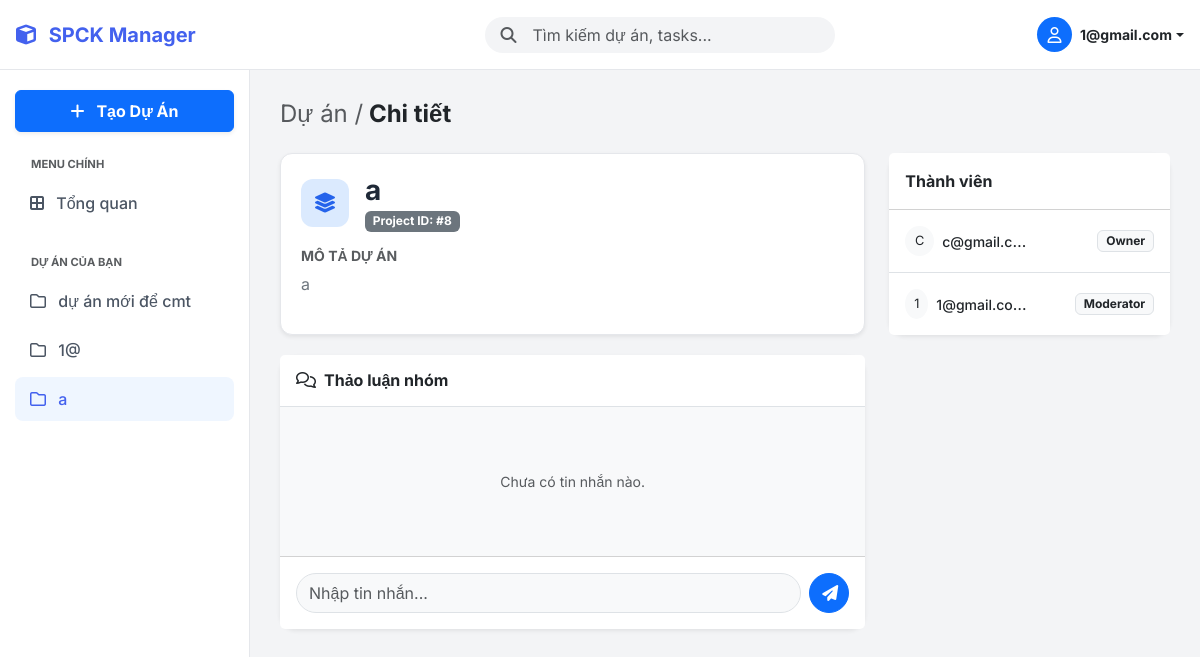
The page /dashboard.php?view_project_id=8 (signed in) on the database its author committed.
### tables this page shows
CREATE TABLE `projects` (
  `id` int NOT NULL,
  `title` varchar(255) NOT NULL,
  `description` text,
  `created_at` timestamp NOT NULL DEFAULT CURRENT_TIMESTAMP
);

CREATE TABLE `project_members` (
  `user_id` int NOT NULL,
  `project_id` int NOT NULL,
  `role` enum('viewer','contributor','moderator','owner') DEFAULT 'viewer'
);

CREATE TABLE `users` (
  `id` int NOT NULL,
  `email` varchar(255) NOT NULL,
  `password` varchar(255) NOT NULL,
  `registered_at` timestamp NOT NULL DEFAULT CURRENT_TIMESTAMP,
  `role` enum('user','admin') DEFAULT 'user',
  `status` tinyint DEFAULT '1'
);

### dashboard.php (the view, shortened to what the rows shown need)
<?php
require 'config.php';
$user_id = $_SESSION['user_id'];
$all_projects = [];
if (isset($_GET['q']) && !empty($_GET['q'])) {
    $search_query = trim($_GET['q']);
    $term = "%" . $search_query . "%";
    $stmt_search = $conn->prepare("SELECT * FROM projects WHERE title LIKE ? OR description LIKE ? ORDER BY created_at DESC");
    $stmt_search->bind_param("ss", $term, $term);
    $stmt_search->execute();
    $all_projects = $stmt_search->get_result()->fetch_all(MYSQLI_ASSOC);
} else {
    $all_projects = $conn->query("SELECT * FROM projects ORDER BY created_at DESC")->fetch_all(MYSQLI_ASSOC);
}
$stmt_my_pj = $conn->prepare("SELECT p.id, p.title FROM projects p JOIN project_members pm ON p.id = pm.project_id WHERE pm.user_id = ?");
$stmt_my_pj->bind_param("i", $user_id);
$stmt_my_pj->execute();
$my_projects_list = $stmt_my_pj->get_result()->fetch_all(MYSQLI_ASSOC);
$view_project_id = isset($_GET['view_project_id']) ? $_GET['view_project_id'] : null;
$projects_to_show = [];
if ($view_project_id) {
    $stmt_one = $conn->prepare("SELECT * FROM projects WHERE id = ?");
    $stmt_one->bind_param("i", $view_project_id);
    $stmt_one->execute();
    $res_one = $stmt_one->get_result();
    if($res_one->num_rows > 0) {
        $projects_to_show[] = $res_one->fetch_assoc();
    }
} else {
    $projects_to_show = $all_projects;
}
$my_roles = [];
$stmt = $conn->prepare("SELECT project_id, role FROM project_members WHERE user_id = ?");
$stmt->bind_param("i", $user_id);
$stmt->execute();
$res = $stmt->get_result();
while ($row = $res->fetch_assoc()) $my_roles[$row['project_id']] = strtolower(trim($row['role']));
$my_requests = [];
$stmt = $conn->prepare("SELECT project_id, status FROM project_requests WHERE user_id = ?");
$stmt->bind_param("i", $user_id);
$stmt->execute();
$res = $stmt->get_result();
while ($row = $res->fetch_assoc()) $my_requests[$row['project_id']] = $row['status'];
?>
<!DOCTYPE html>
<html lang="vi">
<head>
    <link href="https://cdn.jsdelivr.net/npm/bootstrap@5.3.0/dist/css/bootstrap.min.css" rel="stylesheet">
    <link rel="stylesheet" href="https://cdnjs.cloudflare.com/ajax/libs/font-awesome/6.4.0/css/all.min.css">
</head>
<body>
    <nav class="sidebar">
        <div class="nav flex-column">
            <?php foreach($my_projects_list as $mp): ?>
                <a class="nav-link <?= ($view_project_id == $mp['id']) ? 'active' : '' ?>" href="dashboard.php?view_project_id=<?= $mp['id'] ?>">
                    <i class="fa-regular fa-folder me-2"></i> <?= htmlspecialchars($mp['title']) ?>
                </a>
            <?php endforeach; ?>
        </div>
    </nav>
    <main class="main-content">
        <?php if (empty($projects_to_show)): ?>
            <div class="text-center py-5 text-muted">
                <i class="fa-solid fa-magnifying-glass fa-2x mb-3 opacity-25"></i>
                <p>Không tìm thấy dự án nào.</p>
            </div>
        <?php else: ?>
            <?php if (!$view_project_id): ?>
                <div class="row g-4">
                    <?php foreach ($projects_to_show as $pj):
                        $pj_id = $pj['id'];
                        $my_role = $my_roles[$pj_id] ?? null;
                        $icon_bg = ($pj_id % 2 == 0) ? 'icon-blue' : (($pj_id % 3 == 0) ? 'icon-green' : 'icon-purple');
                        $icon_class = ($pj_id % 2 == 0) ? 'fa-layer-group' : 'fa-cube';
                        $badge_cls = match($my_role) {
                            'owner' => 'badge-owner', 'moderator' => 'badge-mod', 'contributor' => 'badge-contrib', default => 'badge-viewer'
                        };
                    ?>
                    <div class="col-md-6 col-xl-4">
                        <div class="project-card p-4 h-100 d-flex flex-column position-relative">
                            <div class="d-flex align-items-start mb-3">
                                <div class="project-icon <?= $icon_bg ?>">
                                    <i class="fa-solid <?= $icon_class ?>"></i>
                                </div>
                                <div class="flex-grow-1">
                                    <h5 class="fw-bold text-dark mb-1 text-truncate"><?= htmlspecialchars($pj['title']) ?></h5>
                                    <div class="text-muted small"><i class="fa-regular fa-clock me-1"></i> <?= date('d/m/Y', strtotime($pj['created_at'])) ?></div>
                                </div>
                                <?php if($my_role): ?>
                                    <span class="badge-role <?= $badge_cls ?>"><?= ucfirst($my_role) ?></span>
                                <?php endif; ?>
                            </div>
                            <div class="mt-auto pt-3 border-top d-flex justify-content-between align-items-center">
                                <div class="d-flex align-items-center">
                                    <div class="bg-secondary text-white rounded-circle small d-flex align-items-center justify-content-center border border-white" style="width:24px;height:24px;font-size:10px;">A</div>
                                    <div class="bg-primary text-white rounded-circle small d-flex align-items-center justify-content-center border border-white ms-n2" style="width:24px;height:24px;font-size:10px;">B</div>
                                    <span class="ms-2 small text-muted">Thành viên</span>
                                </div>
                                <?php if ($my_role): ?>
                                    <a href="dashboard.php?view_project_id=<?= $pj_id ?>" class="btn btn-sm btn-primary rounded-pill px-3 fw-bold stretched-link">
                                        Vào dự án <i class="fa-solid fa-arrow-right ms-1"></i>
                                    </a>
                                <?php else: ?>
                                    <?php if (isset($my_requests[$pj_id]) && $my_requests[$pj_id] == 'pending'): ?>
                                        <button class="btn btn-sm btn-secondary rounded-pill disabled">Đã xin vào</button>
                                    <?php else: ?>
                                        <form method="POST" class="position-relative z-2">
                                            <input type="hidden" name="request_access" value="1">
                                            <input type="hidden" name="project_id" value="<?= $pj_id ?>">
                                            <button class="btn btn-sm btn-outline-primary rounded-pill">Xin tham gia</button>
                                        </form>
                                    <?php endif; ?>
                                <?php endif; ?>
                            </div>
                        </div>
                    </div>
                    <?php endforeach; ?>
                </div>
            <?php else:
                $pj = $projects_to_show[0];
                $pj_id = $pj['id'];
                $my_role = $my_roles[$pj_id] ?? null;
                $can_access = in_array($my_role, ['owner', 'moderator', 'contributor', 'viewer']);
            ?>
                <?php if($can_access): ?>
                    <div class="row">
                        <div class="col-lg-8">
                            <div class="description-box shadow-sm">
                                <div class="d-flex align-items-center mb-3">
                                    <div class="project-icon icon-blue me-3"><i class="fa-solid fa-layer-group"></i></div>
                                    <div>
                                        <h3 class="fw-bold m-0"><?= htmlspecialchars($pj['title']) ?></h3>
                                        <span class="badge bg-secondary">Project ID: #<?= $pj_id ?></span>
                                    </div>
                                </div>
                                <h6 class="text-uppercase text-muted fw-bold small mb-2">Mô tả dự án</h6>
                                <p class="text-secondary" style="line-height: 1.6;">
                                    <?= nl2br(htmlspecialchars($pj['description'])) ?>
                                </p>
                            </div>
                            <div class="card border-0 shadow-sm rounded-4">
                                <div class="card-header bg-white border-bottom py-3">
                                    <h6 class="m-0 fw-bold"><i class="fa-regular fa-comments me-2"></i>Thảo luận nhóm</h6>
                                </div>
                                <div class="card-body bg-light" style="max-height: 400px; overflow-y: auto;">
                                    <?php
                                    $has_cmt = false;
                                    ?>
                                    <?php if(!$has_cmt) echo "<p class='text-center text-muted small my-5'>Chưa có tin nhắn nào.</p>"; ?>
                                </div>
                                <div class="card-footer bg-white p-3">
                                    <?php if (in_array($my_role, ['owner', 'moderator', 'contributor'])): ?>
                                        <form method="POST" class="d-flex gap-2">
                                            <input type="text" name="content" class="form-control rounded-pill bg-light" placeholder="Nhập tin nhắn..." required>
                                            <button class="btn btn-primary rounded-circle" style="width: 40px; height: 40px;"><i class="fa-solid fa-paper-plane"></i></button>
                                        </form>
                                    <?php else: ?>
                                        <div class="text-center small text-muted">Chế độ xem (Viewer) không thể chat.</div>
                                    <?php endif; ?>
                                </div>
                            </div>
                        </div>
                        <div class="col-lg-4">
                            <div class="card border-0 shadow-sm rounded-4 mb-3">
                                <div class="card-header bg-white fw-bold py-3">Thành viên</div>
                                <ul class="list-group list-group-flush">
                                    <?php
                                    $stmt_mem = $conn->prepare("SELECT u.email, pm.role FROM project_members pm JOIN users u ON pm.user_id = u.id WHERE pm.project_id = ? ORDER BY FIELD(pm.role, 'owner', 'moderator', 'contributor', 'viewer')");
                                    $stmt_mem->bind_param("i", $pj_id);
                                    $stmt_mem->execute();
                                    $mems = $stmt_mem->get_result()->fetch_all(MYSQLI_ASSOC);
                                    foreach($mems as $m):
                                    ?>
                                    <li class="list-group-item d-flex justify-content-between align-items-center py-3">
                                        <div class="d-flex align-items-center text-truncate" style="max-width: 50%;">
                                            <div class="bg-light rounded-circle text-center me-2" style="width:30px;height:30px;line-height:30px;font-size:0.8em">
                                                <?= strtoupper(substr($m['email'],0,1)) ?>
                                            </div>
                                            <div class="text-truncate">
                                                <span class="small fw-medium"><?= htmlspecialchars($m['email']) ?></span>
                                            </div>
                                        </div>
                                        <div class="d-flex align-items-center">
                                            <?php
                                            if ($my_role == 'owner' && $m['role'] != 'owner'):
                                            ?>
                                                <form method="POST" class="d-flex align-items-center gap-1">
                                                    <input type="hidden" name="update_member_role" value="1">
                                                    <input type="hidden" name="project_id" value="<?= $pj_id ?>">
                                                    <input type="hidden" name="target_email" value="<?= $m['email'] ?>">
                                                    <select name="role" class="form-select form-select-sm py-0 px-2 shadow-none border-0 bg-light fw-bold text-dark"
                                                            style="font-size: 0.75rem; width: auto; height: 26px; background-image: none; cursor: pointer; text-align: center;"
                                                            onchange="this.form.submit()">
                                                        <option value="moderator" <?= $m['role'] == 'moderator' ? 'selected' : '' ?>>Moderator</option>
                                                        <option value="contributor" <?= $m['role'] == 'contributor' ? 'selected' : '' ?>>Contributor</option>
                                                        <option value="viewer" <?= $m['role'] == 'viewer' ? 'selected' : '' ?>>Viewer</option>
                                                    </select>
                                                </form>
                                            <?php else: ?>
                                                <span class="badge bg-light text-dark border"><?= ucfirst($m['role']) ?></span>
                                            <?php endif; ?>
                                        </div>
                                    </li>
                                    <?php endforeach; ?>
                                </ul>
                            </div>
                        </div>
                    </div>
                <?php else: ?>
                    <div class="alert alert-danger">Bạn không có quyền truy cập dự án này.</div>
                <?php endif; ?>
            <?php endif; ?>
        <?php endif; ?>
    </main>
</body>
</html>

### rows shown on the page
projects: title "dự án mới để cmt"
projects: title "1@"
projects: title "a", id "8", description "a"
project_members: user.email "C", user.email "c@gmail.c…", role "Owner"
project_members: user.email "1", user.email "1@gmail.co…", role "Moderator"

### other values the page prints
$_SESSION['user_email'] "1@gmail.com"
